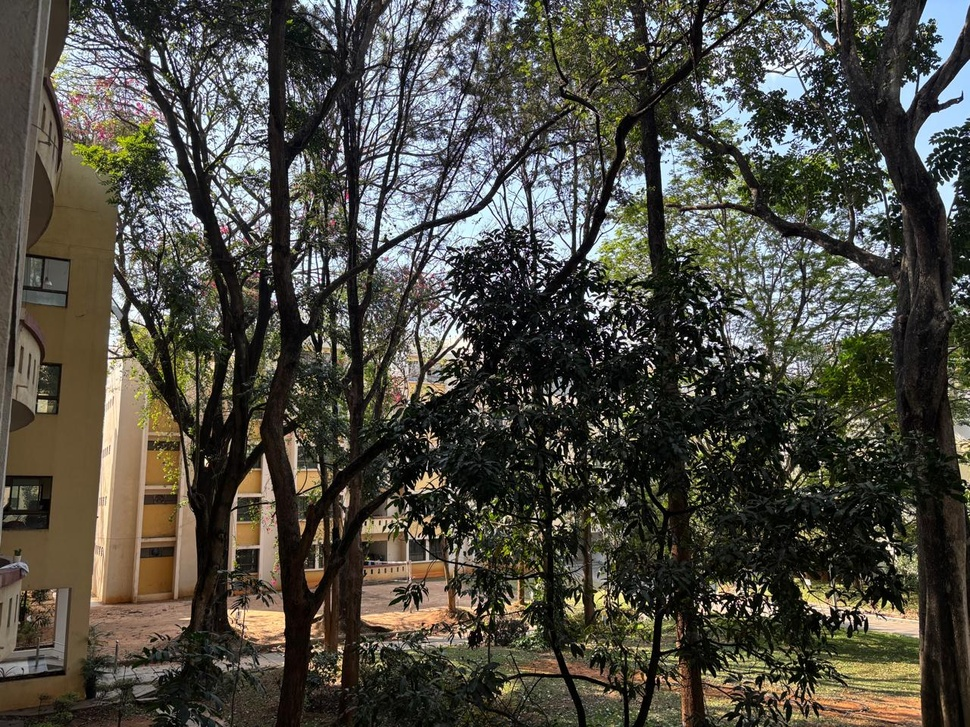
#> input picture Panoroma_Captured_Images/a.jpeg, 970 x 727 px, shrunk from 1280 x 960 before the run, found by its file name
$ python panoroma.py
#> lines starting #> are read from the running program, lines starting #| are printed output that depends on the picture
# -*- coding: utf-8 -*-
"""panoroma.ipynb

Automatically generated by Colab.

Original file is located at
    https://colab.research.google.com/drive/1kegrzlPjuVXfVc5vJZEosJRDvxNrZUVw

Part 2: Create a stitched panorama from multiple overlapping images.
___________________________________________________________________
a. Extract Key Points (1 Mark) \
 Detect key points in overlapping images. \
\
b. Image Stitching (2 Marks)\
 Use the extracted key points to align and stitch the images into a single panorama.\
 Provide the final panorama image as output.\
Dataset: Capture your own set of overlapping images using a smartphone.
"""

import cv2
import numpy as np
import os
from pathlib import Path
import matplotlib.pyplot as plt

def load_images():
    """
    Load images from the current working directory
    """
    # List of image names
    image_names = ['a.jpeg', 'b.jpeg', 'c.jpeg', 'd.jpeg']
    images = []

    print("Loading images...")
    for img_name in image_names:
        try:
            img = cv2.imread(img_name)
            if img is not None:
                # Convert BGR to RGB for proper display
                img = cv2.cvtColor(img, cv2.COLOR_BGR2RGB)
                images.append(img)
                print(f"Successfully loaded {img_name}")
            else:
                print(f"Failed to load {img_name}")
        except Exception as e:
            print(f"Error loading {img_name}: {str(e)}")

    return images

def stitch_images(images):
    """
    Stitch multiple images into a panorama
    """
    # Convert RGB back to BGR for OpenCV processing
    bgr_images = [cv2.cvtColor(img, cv2.COLOR_RGB2BGR) for img in images]

    # Initialize the OpenCV stitcher
    stitcher = cv2.Stitcher_create()

    # Perform stitching
    status, panorama = stitcher.stitch(bgr_images)

    if status == cv2.Stitcher_OK:
        # Convert BGR back to RGB for display
        return cv2.cvtColor(panorama, cv2.COLOR_BGR2RGB)
    else:
        print("Stitching failed! Status code:", status)
        return None

def detect_and_draw_keypoints(image):
    """
    Detect and draw keypoints on an image using SIFT
    """
    # Convert RGB to BGR for OpenCV processing
    bgr_image = cv2.cvtColor(image, cv2.COLOR_RGB2BGR)

    # Convert to grayscale
    gray = cv2.cvtColor(bgr_image, cv2.COLOR_BGR2GRAY)

    # Initialize SIFT detector
    sift = cv2.SIFT_create()

    # Detect keypoints
    keypoints = sift.detect(gray, None)

    # Draw keypoints
    image_with_keypoints = cv2.drawKeypoints(bgr_image, keypoints, None,
                                           flags=cv2.DRAW_MATCHES_FLAGS_DRAW_RICH_KEYPOINTS)

    # Convert BGR back to RGB for display
    image_with_keypoints = cv2.cvtColor(image_with_keypoints, cv2.COLOR_BGR2RGB)

    return image_with_keypoints, keypoints

def display_images(images, titles, rows, cols, figsize=(15, 10)):
    """
    Display multiple images in a grid
    """
    fig, axes = plt.subplots(rows, cols, figsize=figsize)
    axes = axes.ravel() if isinstance(axes, np.ndarray) else [axes]

    for idx, (image, title) in enumerate(zip(images, titles)):
        axes[idx].imshow(image)
        axes[idx].set_title(title)
        axes[idx].axis('off')

    plt.tight_layout()
    plt.show()

def main():
    # Load images
    images = load_images()
#> in load_images, img is the input picture: shape (727, 970, 3); mean B, G, R 66.2, 75.4, 77.4

    if not images:
        print("No images were loaded successfully!")
        return

    print(f"\nSuccessfully loaded {len(images)} images")

    # Display original images
    display_images(images,
                  [f"Original Image {i+1}" for i in range(len(images))],
                  rows=2, cols=2)
#> in display_images, `plt.show()`:
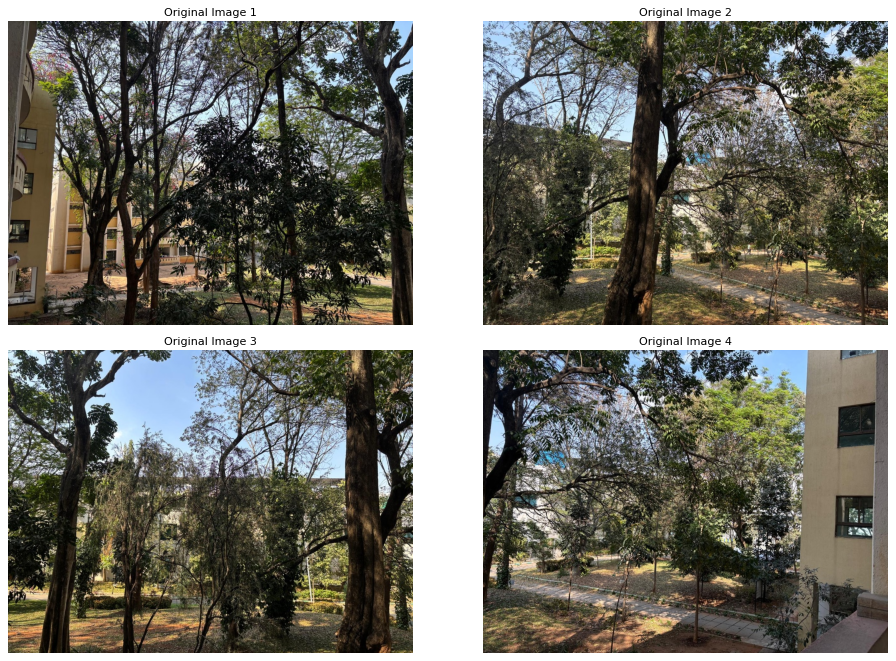
#> figure drawn by matplotlib, 4 panels

    # Part a: Extract and visualize keypoints
    print("\nPart a: Detecting keypoints...")
    keypoint_images = []
    for i, image in enumerate(images):
        image_with_keypoints, keypoints = detect_and_draw_keypoints(image)
        print(f"Found {len(keypoints)} keypoints in image {i+1}")
        keypoint_images.append(image_with_keypoints)
#> this loop made 4 passes
#> pass 1, in detect_and_draw_keypoints, `gray = cv2.cvtColor(bgr_image, cv2.COLOR_BGR2GRAY)`:
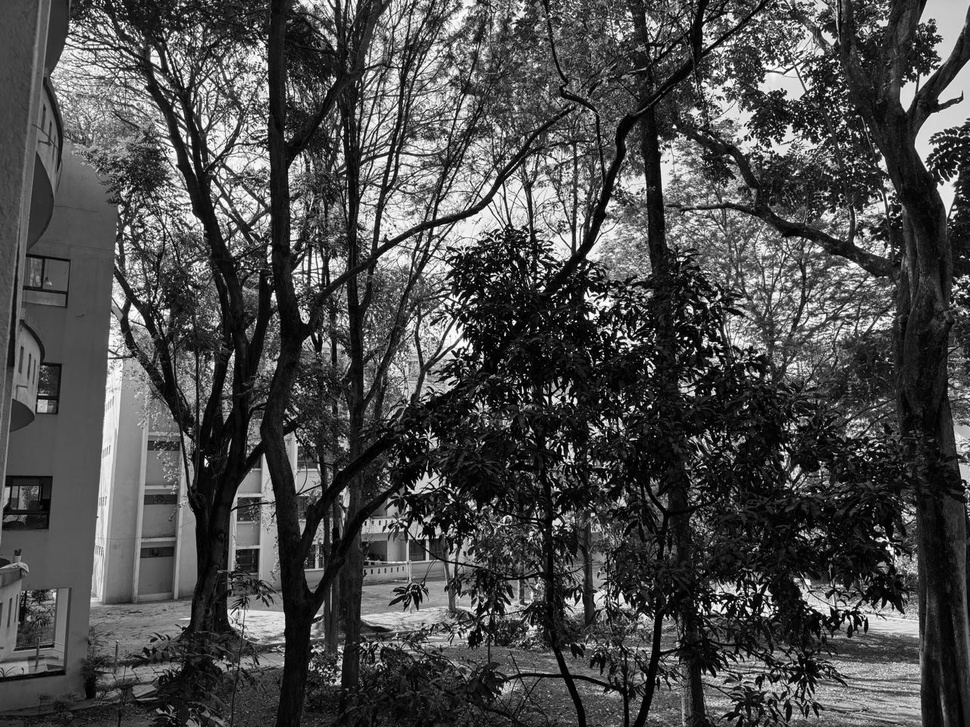
#> gray: shape (727, 970); min 0, max 255, mean 74.9
#> pass 1, in detect_and_draw_keypoints, `image_with_keypoints = cv2.drawKeypoints(bgr_image, keypoints, None, f..`:
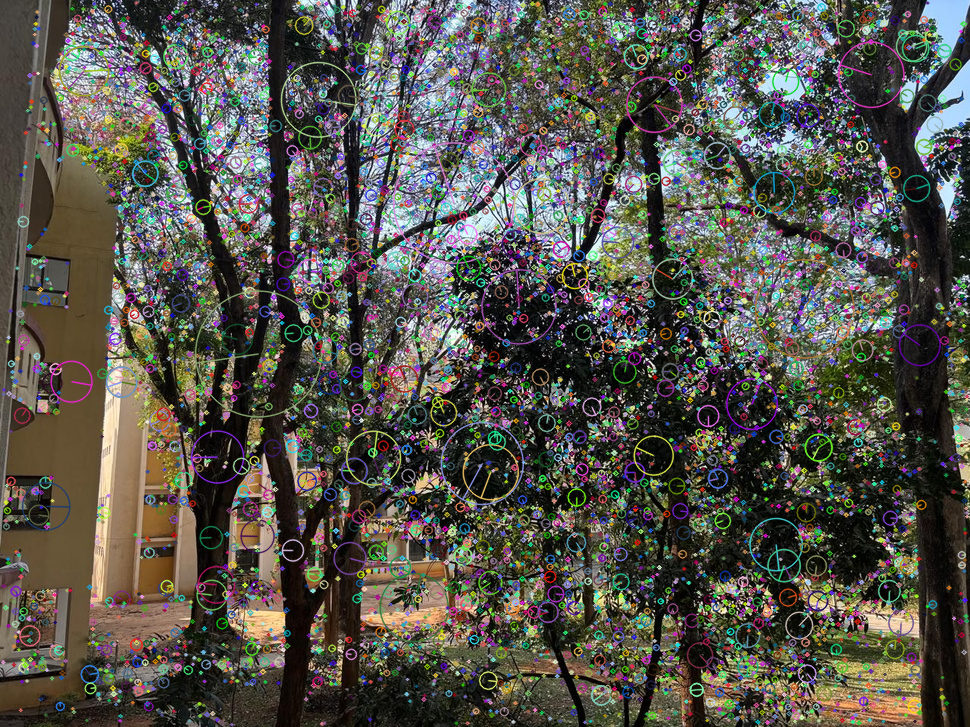
#> image_with_keypoints: shape (727, 970, 3); mean B, G, R 74.8, 83.1, 85
#> pass 2, in detect_and_draw_keypoints (call 2), `gray = cv2.cvtColor(bgr_image, cv2.COLOR_BGR2GRAY)`:
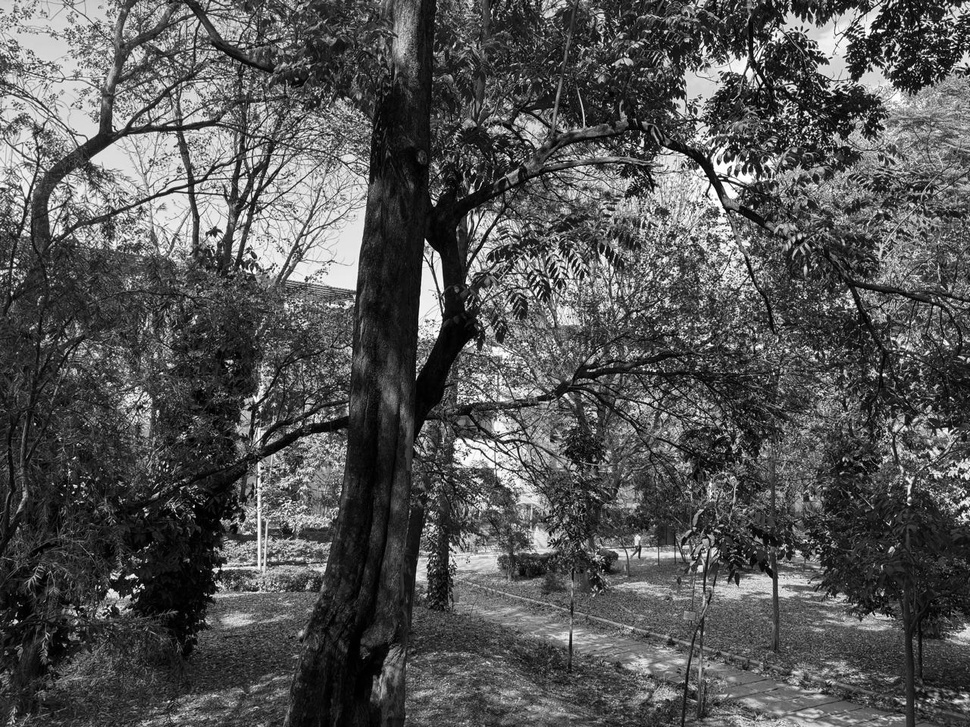
#> gray: shape (727, 970); min 0, max 255, mean 84.8

    # Display keypoint images
    display_images(keypoint_images,
                  [f"Keypoints Image {i+1}" for i in range(len(keypoint_images))],
                  rows=2, cols=2)
#> call 2 of display_images, with rows = 2, cols = 2, figsize = (15, 10)
#> in display_images (call 2), `plt.show()`:
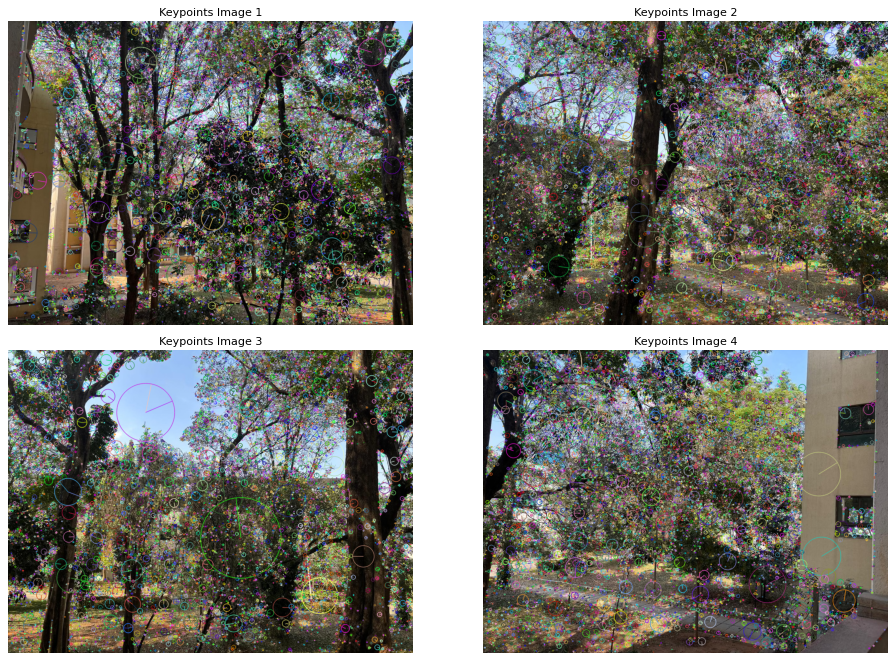
#> figure drawn by matplotlib, 4 panels

    # Part b: Stitch images
    print("\nPart b: Stitching images...")
    panorama = stitch_images(images)
#> in stitch_images, `status, panorama = stitcher.stitch(bgr_images)`:
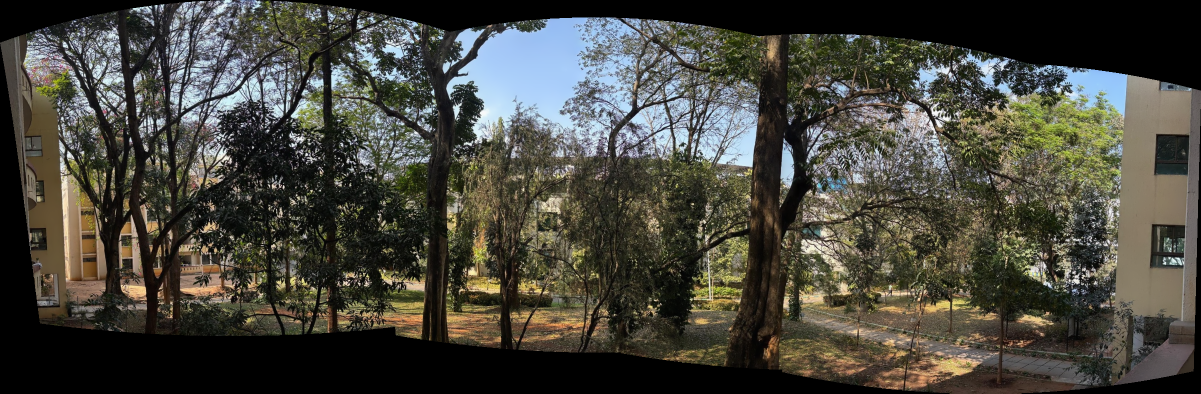
#> panorama: shape (787, 2402, 3) (shown at 1/2 size); mean of channels 0, 1, 2 61.9, 70.4, 71.4; drawn as B, G, R

    if panorama is not None:
        # Display the final panorama
        plt.figure(figsize=(20, 10))
        plt.imshow(panorama)
        plt.title("Final Panorama")
        plt.axis('off')
        plt.show()
        print("Panorama created successfully!")
    else:
        print("Failed to create panorama!")

if __name__ == "__main__":
    main()
